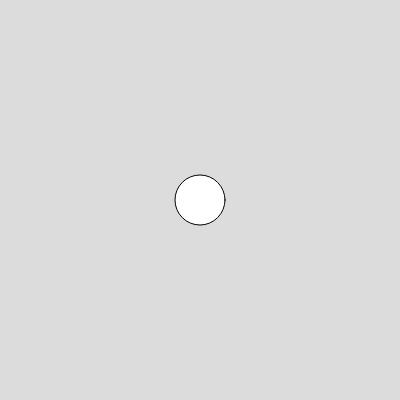
Frame 1 (no input)
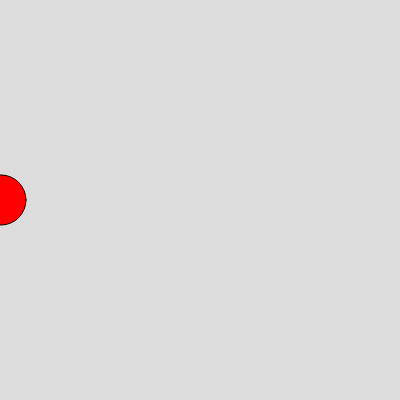
Frame 60 (no input)
Frame 120 (the mouse pressed at the canvas centre since frame 60): identical to frame 60, image omitted

The p5.js sketch that drew these frames (run headless with seeded random() and noise() and a simulated clock; from frame 60 on, the mouse is pressed at the canvas centre):

// p5.js sketch
// ── sketch.js
var student={
  name:"Ali",
  class:8,
  subject:"sport",
  marks:[4,2,7,9]

}
var ball={
 xspeed:0,
 yspeed:0,
x:200,
y:200,
colour:"red",
r:50,
}






function setup() {

  createCanvas(400, 400);
  console.log(student.subject)
}

function draw() {
  background(220);
  circle (ball.x, ball.y, ball.r)
  fill (ball.colour)
  ball.xspeed=1
  ball.x=ball.xspeed
}
